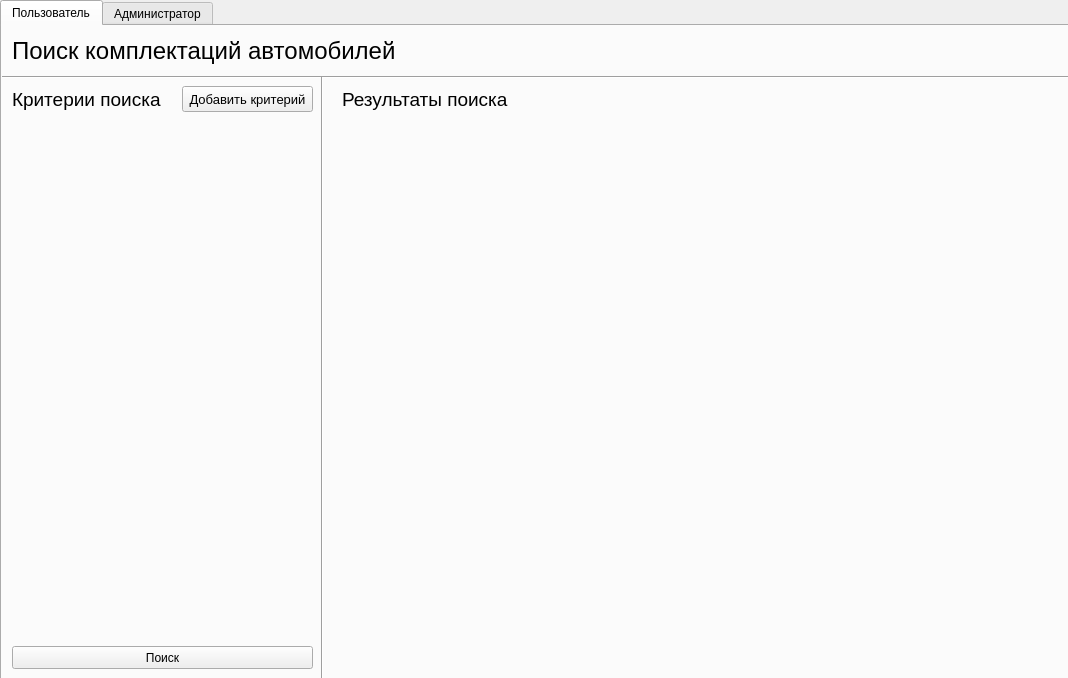
<?xml version="1.0" encoding="UTF-8"?>
<ui version="4.0">
 <class>MainWindow</class>
 <widget class="QMainWindow" name="MainWindow">
  <property name="geometry">
   <rect>
    <x>0</x>
    <y>0</y>
    <width>1068</width>
    <height>678</height>
   </rect>
  </property>
  <property name="windowTitle">
   <string>MainWindow</string>
  </property>
  <widget class="QWidget" name="centralWidget">
   <widget class="QTabWidget" name="tabWidget">
    <property name="geometry">
     <rect>
      <x>0</x>
      <y>0</y>
      <width>1071</width>
      <height>681</height>
     </rect>
    </property>
    <property name="minimumSize">
     <size>
      <width>127</width>
      <height>0</height>
     </size>
    </property>
    <property name="currentIndex">
     <number>0</number>
    </property>
    <widget class="QWidget" name="userTab">
     <attribute name="title">
      <string>Пользователь</string>
     </attribute>
     <widget class="QLabel" name="userTabHeader">
      <property name="geometry">
       <rect>
        <x>10</x>
        <y>10</y>
        <width>1101</width>
        <height>29</height>
       </rect>
      </property>
      <property name="maximumSize">
       <size>
        <width>16777215</width>
        <height>50</height>
       </size>
      </property>
      <property name="font">
       <font>
        <pointsize>18</pointsize>
       </font>
      </property>
      <property name="layoutDirection">
       <enum>Qt::LeftToRight</enum>
      </property>
      <property name="text">
       <string>Поиск комплектаций автомобилей</string>
      </property>
     </widget>
     <widget class="Line" name="line">
      <property name="geometry">
       <rect>
        <x>0</x>
        <y>50</y>
        <width>1101</width>
        <height>3</height>
       </rect>
      </property>
      <property name="orientation">
       <enum>Qt::Horizontal</enum>
      </property>
     </widget>
     <widget class="QLabel" name="searchCriteriaHeaderLabel">
      <property name="geometry">
       <rect>
        <x>10</x>
        <y>60</y>
        <width>151</width>
        <height>26</height>
       </rect>
      </property>
      <property name="maximumSize">
       <size>
        <width>16777215</width>
        <height>50</height>
       </size>
      </property>
      <property name="font">
       <font>
        <pointsize>14</pointsize>
       </font>
      </property>
      <property name="text">
       <string>Критерии поиска</string>
      </property>
     </widget>
     <widget class="QPushButton" name="addSearchCriteriaButton">
      <property name="geometry">
       <rect>
        <x>180</x>
        <y>60</y>
        <width>131</width>
        <height>26</height>
       </rect>
      </property>
      <property name="font">
       <font>
        <pointsize>10</pointsize>
       </font>
      </property>
      <property name="text">
       <string>Добавить критерий</string>
      </property>
     </widget>
     <widget class="QPushButton" name="searchButton">
      <property name="geometry">
       <rect>
        <x>10</x>
        <y>620</y>
        <width>301</width>
        <height>23</height>
       </rect>
      </property>
      <property name="text">
       <string>Поиск</string>
      </property>
     </widget>
     <widget class="QLabel" name="searchCriteriaHeaderLabel_2">
      <property name="geometry">
       <rect>
        <x>340</x>
        <y>60</y>
        <width>181</width>
        <height>26</height>
       </rect>
      </property>
      <property name="maximumSize">
       <size>
        <width>16777215</width>
        <height>50</height>
       </size>
      </property>
      <property name="font">
       <font>
        <pointsize>14</pointsize>
       </font>
      </property>
      <property name="text">
       <string>Результаты поиска</string>
      </property>
     </widget>
     <widget class="QWidget" name="verticalLayoutWidget_4">
      <property name="geometry">
       <rect>
        <x>10</x>
        <y>90</y>
        <width>301</width>
        <height>521</height>
       </rect>
      </property>
      <layout class="QVBoxLayout" name="verticalLayout">
       <item>
        <layout class="QVBoxLayout" name="searchCriteriaVBox"/>
       </item>
       <item>
        <spacer name="verticalSpacer_2">
         <property name="orientation">
          <enum>Qt::Vertical</enum>
         </property>
         <property name="sizeType">
          <enum>QSizePolicy::Expanding</enum>
         </property>
         <property name="sizeHint" stdset="0">
          <size>
           <width>20</width>
           <height>40</height>
          </size>
         </property>
        </spacer>
       </item>
      </layout>
     </widget>
     <widget class="Line" name="line_2">
      <property name="geometry">
       <rect>
        <x>310</x>
        <y>50</y>
        <width>20</width>
        <height>611</height>
       </rect>
      </property>
      <property name="orientation">
       <enum>Qt::Vertical</enum>
      </property>
     </widget>
    </widget>
    <widget class="QWidget" name="adminTab">
     <attribute name="title">
      <string>Администратор</string>
     </attribute>
     <widget class="QWidget" name="horizontalLayoutWidget_2">
      <property name="geometry">
       <rect>
        <x>0</x>
        <y>0</y>
        <width>1061</width>
        <height>651</height>
       </rect>
      </property>
      <layout class="QHBoxLayout" name="adminTabHBox">
       <item>
        <widget class="QStackedWidget" name="stackedWidget">
         <property name="currentIndex">
          <number>0</number>
         </property>
         <widget class="QWidget" name="specificationListPage">
          <widget class="QLabel" name="label_4">
           <property name="geometry">
            <rect>
             <x>10</x>
             <y>10</y>
             <width>361</width>
             <height>31</height>
            </rect>
           </property>
           <property name="font">
            <font>
             <pointsize>18</pointsize>
            </font>
           </property>
           <property name="text">
            <string>Комплектации автомобилей</string>
           </property>
          </widget>
          <widget class="QPushButton" name="addButton">
           <property name="geometry">
            <rect>
             <x>340</x>
             <y>10</y>
             <width>171</width>
             <height>23</height>
            </rect>
           </property>
           <property name="text">
            <string>Добавить комплектацию</string>
           </property>
          </widget>
          <widget class="QWidget" name="verticalLayoutWidget">
           <property name="geometry">
            <rect>
             <x>10</x>
             <y>40</y>
             <width>501</width>
             <height>361</height>
            </rect>
           </property>
           <layout class="QVBoxLayout" name="listVBoxHandler">
            <item>
             <layout class="QVBoxLayout" name="listVBox"/>
            </item>
            <item>
             <spacer name="verticalSpacer">
              <property name="orientation">
               <enum>Qt::Vertical</enum>
              </property>
              <property name="sizeType">
               <enum>QSizePolicy::Expanding</enum>
              </property>
              <property name="sizeHint" stdset="0">
               <size>
                <width>20</width>
                <height>40</height>
               </size>
              </property>
             </spacer>
            </item>
           </layout>
          </widget>
         </widget>
         <widget class="QWidget" name="editorPage">
          <widget class="QWidget" name="verticalLayoutWidget_3">
           <property name="geometry">
            <rect>
             <x>0</x>
             <y>0</y>
             <width>301</width>
             <height>651</height>
            </rect>
           </property>
           <layout class="QVBoxLayout" name="editorLayout"/>
          </widget>
          <widget class="QGraphicsView" name="graphicsView">
           <property name="geometry">
            <rect>
             <x>310</x>
             <y>10</y>
             <width>741</width>
             <height>631</height>
            </rect>
           </property>
          </widget>
         </widget>
        </widget>
       </item>
      </layout>
     </widget>
    </widget>
   </widget>
  </widget>
 </widget>
 <layoutdefault spacing="6" margin="11"/>
 <resources/>
 <connections/>
</ui>
